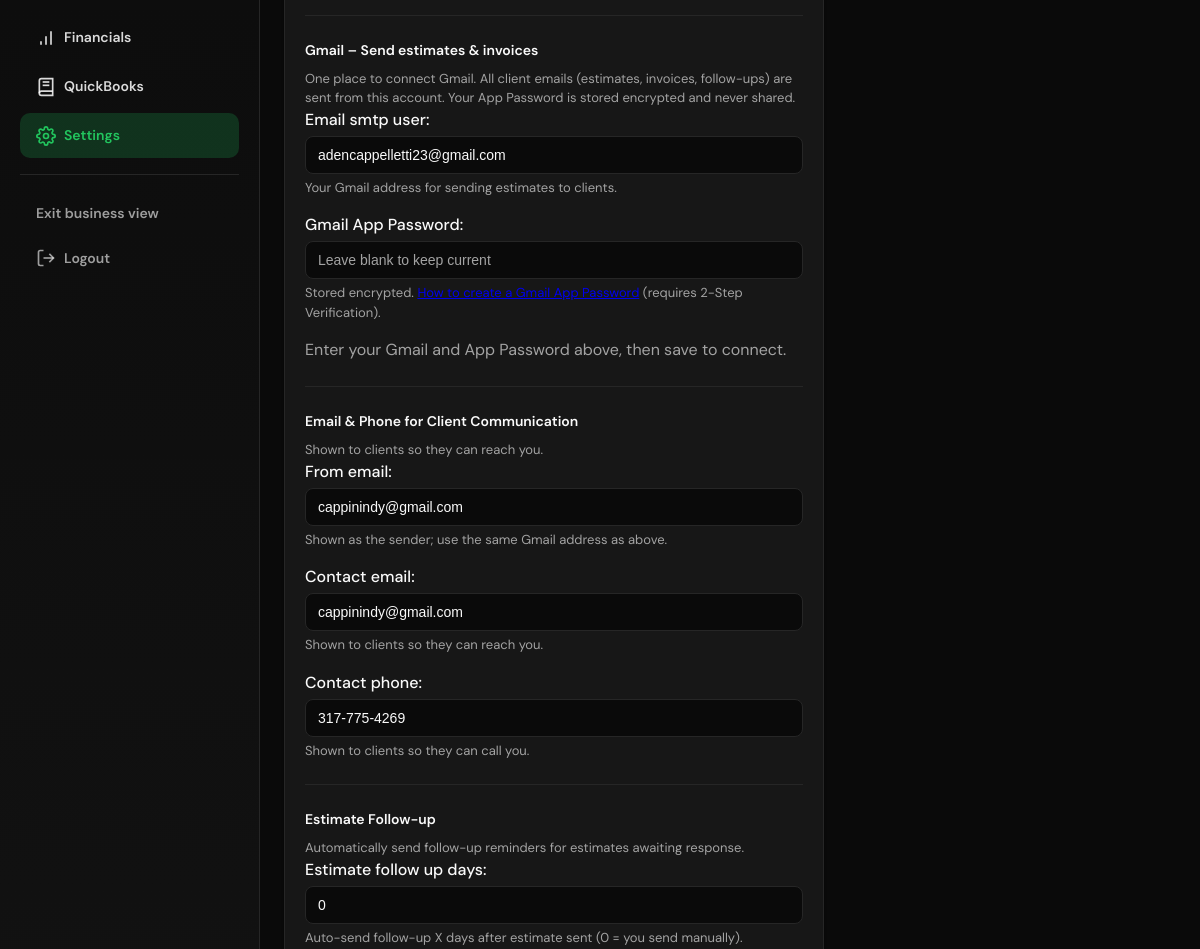
Before: /settings/ (signed in, middle part) with the older database file.
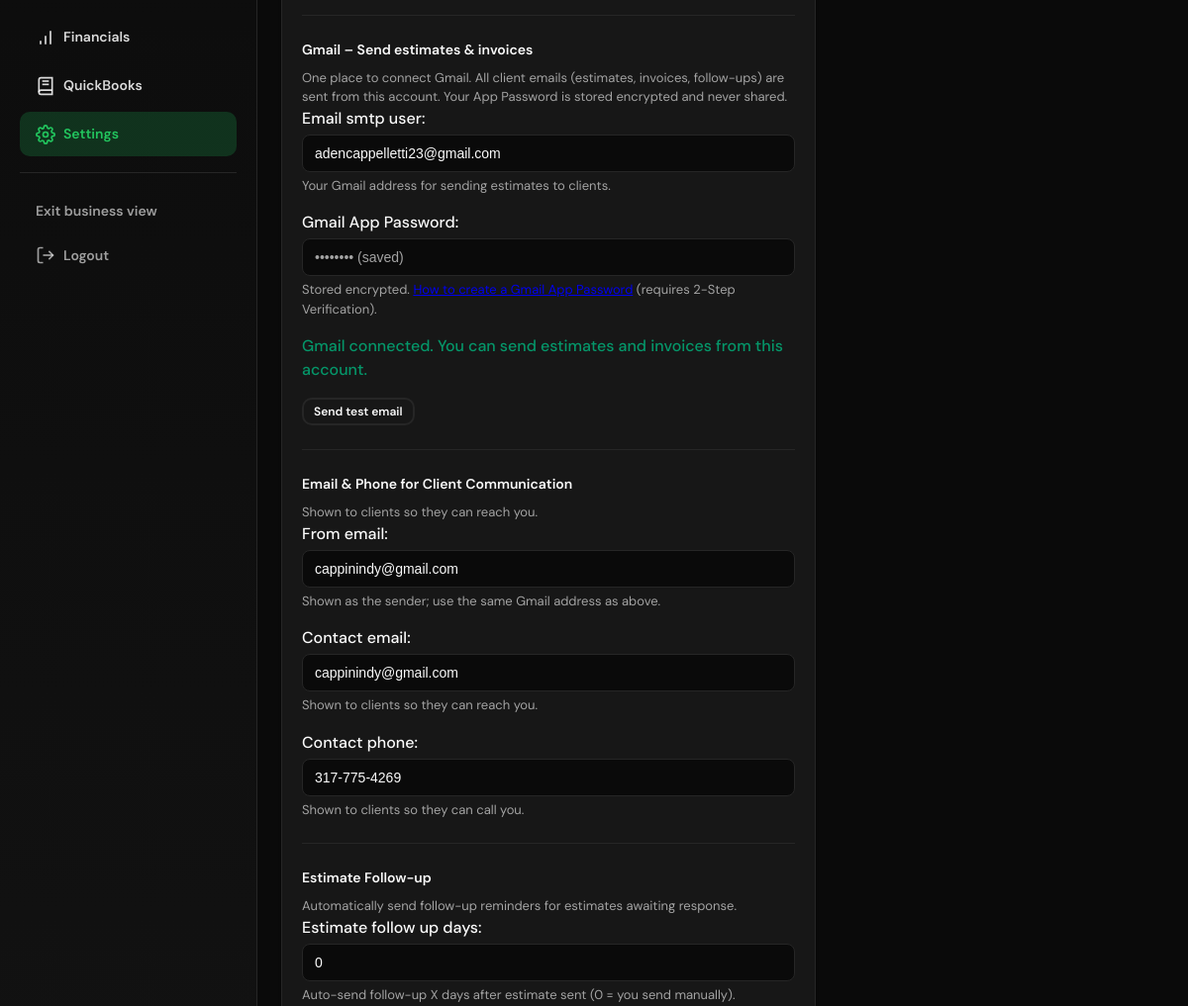
After: the same page with the newer database file.
### businesses/views.py (the view)
# urls.py: path("", views.business_settings, name="business_settings"),
@role_required("owner")
@require_http_methods(["GET", "POST"])
def business_settings(request):
    business = _get_business(request)
    if not business:
        messages.error(request, "You must be associated with a business.")
        return redirect("/")
    if request.method == "POST":
        form = BusinessSettingsForm(request.POST, request.FILES, instance=business)
        if form.is_valid():
            form.save()
            messages.success(request, "Business settings updated.")
            return redirect("business_settings")
    else:
        form = BusinessSettingsForm(instance=business)
    has_2fa = False
    trusted_devices = []
    try:
        from django_otp.plugins.otp_totp.models import TOTPDevice
        has_2fa = TOTPDevice.objects.filter(user=request.user, confirmed=True).exists()
        if has_2fa:
            trusted_devices = list(TrustedDevice.objects.filter(user=request.user))
    except Exception:
        pass
    return render(request, "businesses/business_settings.html", {
        "form": form,
        "business": business,
        "has_2fa": has_2fa,
        "trusted_devices": trusted_devices,
    })

### accounts/context_processors.py (called while the page is built)
def notification_unread_count(request):
    if request.user.is_authenticated:
        return {
            "notification_unread_count": Notification.objects.filter(
                to_user=request.user, read_at__isnull=True
            ).count(),
        }
    return {"notification_unread_count": 0}

### accounts/utils.py (called while the page is built)
def get_business(request):
    if not request.user.is_authenticated:
        return None
    if request.user.is_superuser:
        business_id = request.session.get("platform_business_id")
        if business_id:
            try:
                return Business.objects.get(pk=business_id)
            except Business.DoesNotExist:
                request.session.pop("platform_business_id", None)
                return None
        return None
    return getattr(request.user, "business", None)

### businesses/templates/businesses/business_settings.html (shortened to what this page needs)
{% extends "base.html" %}
{% block content %}
<div class="card" style="max-width: 540px;">
  <form method="post" enctype="multipart/form-data">
    <div class="form-section gmail-section">
      <h3>Gmail – Send estimates & invoices</h3>
      <p class="muted">One place to connect Gmail. All client emails (estimates, invoices, follow-ups) are sent from this account. Your App Password is stored encrypted and never shared.</p>
      <div class="field">
        {{ form.email_smtp_user.label_tag }}{{ form.email_smtp_user }}{{ form.email_smtp_user.errors }}
        {% if form.email_smtp_user.help_text %}<p class="help">{{ form.email_smtp_user.help_text }}</p>{% endif %}
      </div>
      <div class="field">
        {{ form.email_smtp_password.label_tag }}{{ form.email_smtp_password }}{{ form.email_smtp_password.errors }}
        <p class="help">Stored encrypted. <a href="https://support.google.com/accounts/answer/185833" target="_blank" rel="noopener">How to create a Gmail App Password</a> (requires 2-Step Verification).</p>
      </div>
      {% if business.email_smtp_user and business.email_smtp_password %}
      <p class="help status-connected">Gmail connected. You can send estimates and invoices from this account.</p>
      <form method="post" action="{% url 'test_gmail_connection' %}" style="display: inline; margin-left: 8px;">
        <button type="submit" class="btn btn-secondary btn-sm">Send test email</button>
      </form>
      {% else %}
      <p class="help status-disconnected">Enter your Gmail and App Password above, then save to connect.</p>
      {% endif %}
    </div>
    <div class="form-section">
      <h3>Email & Phone for Client Communication</h3>
      <p class="muted">Shown to clients so they can reach you.</p>
      <div class="field">
        {{ form.from_email.label_tag }}{{ form.from_email }}{{ form.from_email.errors }}
        {% if form.from_email.help_text %}<p class="help">{{ form.from_email.help_text }}</p>{% endif %}
      </div>
      <div class="field">
        {{ form.contact_email.label_tag }}{{ form.contact_email }}{{ form.contact_email.errors }}
        {% if form.contact_email.help_text %}<p class="help">{{ form.contact_email.help_text }}</p>{% endif %}
      </div>
      <div class="field">
        {{ form.contact_phone.label_tag }}{{ form.contact_phone }}{{ form.contact_phone.errors }}
        {% if form.contact_phone.help_text %}<p class="help">{{ form.contact_phone.help_text }}</p>{% endif %}
      </div>
    </div>
    <div class="form-section">
      <h3>Estimate Follow-up</h3>
      <p class="muted">Automatically send follow-up reminders for estimates awaiting response.</p>
      <div class="field">
        {{ form.estimate_follow_up_days.label_tag }}{{ form.estimate_follow_up_days }}{{ form.estimate_follow_up_days.errors }}
        {% if form.estimate_follow_up_days.help_text %}<p class="help">{{ form.estimate_follow_up_days.help_text }}</p>{% endif %}
      </div>
    </div>
  </form>
</div>
{% endblock %}

Changed rows visible on the page:
changed Business "adencappelletti23@gmail.com": email_smtp_password empty → "iyho ghmq psgn emrz" (drawn)
Other visible differences:
text no longer shown: "Enter your Gmail and App Password above, then save to connect."
text now shown: "Gmail connected. You can send estimates and invoices from this account. Send test email"
